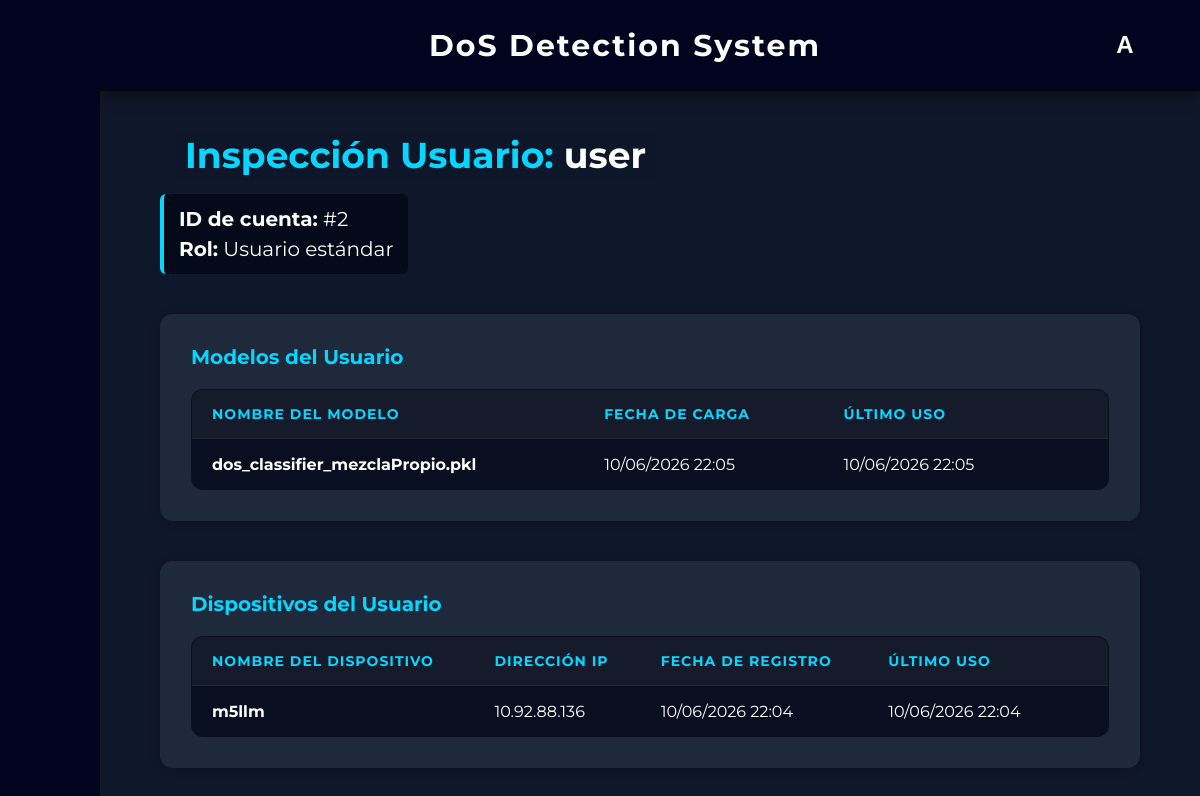
Page /admin/usuarios/ver/2 (signed in) on the committed database.
### app/models.py (models this page shows, shortened)
class User(db.Model):
    __tablename__ = 'usuarios'
    id = db.Column(db.Integer, primary_key=True)
    username = db.Column(db.String(50), unique=True, nullable=False)
    password_hash = db.Column(db.String(256), nullable=False)
    fecha_registro = db.Column(db.DateTime, default=lambda: datetime.now(pytz.timezone('Europe/Madrid')))
    is_admin = db.Column(db.Boolean, default=False)

class Modelo(db.Model):
    __tablename__ = 'modelos'
    id = db.Column(db.Integer, primary_key=True)
    nombre = db.Column(db.String(150), nullable=False)
    ruta_archivo = db.Column(db.String(255), nullable=False)
    usuario_id = db.Column(db.Integer, db.ForeignKey('usuarios.id'), nullable=False)
    fecha_subida = db.Column(db.DateTime, default=lambda: datetime.now(pytz.timezone('Europe/Madrid')))
    fecha_ultimo_uso = db.Column(db.DateTime, default=lambda: datetime.now(pytz.timezone('Europe/Madrid')))
    usuario = db.relationship('User', backref=db.backref('modelos', cascade="all, delete-orphan", lazy=True))

class Dispositivo(db.Model):
    __tablename__ = 'dispositivos'
    id = db.Column(db.Integer, primary_key=True)
    nombre = db.Column(db.String(150), nullable=False)
    ip = db.Column(db.String(50), nullable=False)
    usuario_id = db.Column(db.Integer, db.ForeignKey('usuarios.id'), nullable=False)
    fecha_registro = db.Column(db.DateTime, default=lambda: datetime.now(pytz.timezone('Europe/Madrid')))
    fecha_ultimo_uso = db.Column(db.DateTime, default=lambda: datetime.now(pytz.timezone('Europe/Madrid')))
    usuario = db.relationship('User', backref=db.backref('dispositivos', cascade="all, delete-orphan", lazy=True))

### app/routes/pages/admin.py (the view)
@admin_bp.route("/admin/usuarios/ver/<int:user_id>")
@admin_required
def ver_detalles(user_id: int):
    usuario = User.query.get_or_404(user_id)
    return render_template("admin_ver_usuario.html", usuario=usuario)

### app/routes/pages/admin.py (called while the page is built)
def admin_required(f):
    @wraps(f)
    def decorated_function(*args, **kwargs):
        if not session.get('is_admin'):
            flash("Acceso denegado. Se requieren permisos de administrador.", "error")
            return redirect(url_for('dashboard.dashboard'))
        return f(*args, **kwargs)
    return decorated_function

### app/templates/admin_ver_usuario.html (shortened to what this page needs)
{% extends "base.html" %}
{% block content %}
<div style="padding: 40px 60px; max-width: 1200px; margin: 0 auto;">
    <div style="margin-bottom: 40px;">
        <div style="display: flex; align-items: center; gap: 15px;">
            <h2 style="color: #08d6fe; background-color: #0f172ad3; margin: 0; font-size: 36px; padding: 2px 10px; border-radius: 6px;">
                Inspección Usuario: <span style="color: white;">{{ usuario.username }}</span>
            </h2>
        </div>
        <div style="margin-top: 15px; padding: 10px 15px; background: rgba(2, 6, 23, 0.726); border-left: 4px solid #08d6fe; border-radius: 6px; display: inline-flex; align-items: center; gap: 15px;">
            <p style="color: white; font-size: 20px; margin: 0; line-height: 1.5;">
                <strong>ID de cuenta:</strong> #{{ usuario.id }} <br>
                <strong>Rol:</strong> {% if usuario.is_admin %}<span style="color:#ef4444; font-weight:bold;">Administrador</span>{% else %}Usuario estándar{% endif %}
            </p>
        </div>
    </div>
    <div class="card" style="padding: 30px; margin-bottom: 40px;">
        <h3 style="color: #08d6fe; margin-bottom: 20px; font-size: 20px;"> Modelos del Usuario</h3>
        <table class="glass-table">
            <thead>
                <tr>
                    <th>Nombre del Modelo</th>
                    <th>Fecha de Carga</th>
                    <th>Último Uso</th>
                    <th style="text-align: center;"> </th>
                </tr>
            </thead>
            <tbody>
                {% for modelo in usuario.modelos %}
                <tr>
                    <td style="font-weight: bold; color: white;">{{ modelo.nombre }}</td>
                    <td>{{ modelo.fecha_subida.strftime('%d/%m/%Y %H:%M') if modelo.fecha_subida else '---' }}</td>
                    <td>{{ modelo.fecha_ultimo_uso.strftime('%d/%m/%Y %H:%M') if modelo.fecha_ultimo_uso else '---' }}</td>
                    <td style="text-align: center;">
                        <form action="{{ url_for('admin.delete_model_admin', model_id=modelo.id) }}" method="POST"
                              onsubmit="confirmAction(event, this, '¿Eliminar este modelo del inventario del usuario? Esta acción es irreversible.');">
                            <button type="submit" class="delete-btn" title="Forzar eliminación de modelo">
                            </button>
                        </form>
                    </td>
                </tr>
                {% else %}
                <tr>
                    <td colspan="4" style="text-align: center; padding: 20px; opacity: 0.6;">Este usuario no ha subido ningún modelo.</td>
                </tr>
                {% endfor %}
            </tbody>
        </table>
    </div>
    <div class="card" style="padding: 30px;">
        <h3 style="color: #08d6fe; margin-bottom: 20px; font-size: 20px;"> Dispositivos del Usuario</h3>
        <table class="glass-table">
            <thead>
                <tr>
                    <th>Nombre del Dispositivo</th>
                    <th>Dirección IP</th>
                    <th>Fecha de Registro</th>
                    <th>Último Uso</th>
                    <th style="text-align: center;"> </th>
                </tr>
            </thead>
            <tbody>
                {% for dispositivo in usuario.dispositivos %}
                <tr>
                    <td style="font-weight: bold; color: white;">{{ dispositivo.nombre }}</td>
                    <td style="color: white;">{{ dispositivo.ip }}</td>
                    <td>{{ dispositivo.fecha_registro.strftime('%d/%m/%Y %H:%M') if dispositivo.fecha_registro else '---' }}</td>
                    <td>{{ dispositivo.fecha_ultimo_uso.strftime('%d/%m/%Y %H:%M') if dispositivo.fecha_ultimo_uso else '---' }}</td>
                    <td style="text-align: center;">
                        <form action="{{ url_for('admin.delete_device_admin', device_id=dispositivo.id) }}" method="POST"
                              onsubmit="confirmAction(event, this, '¿Desvincular este dispositivo de la cuenta del usuario?');">
                            <button type="submit" class="delete-btn" title="Forzar eliminación de dispositivo">
                            </button>
                        </form>
                    </td>
                </tr>
                {% else %}
                <tr>
                    <td colspan="5" style="text-align: center; padding: 20px; opacity: 0.6;">Este usuario no tiene ningún dispositivo M5Stack registrado.</td>
                </tr>
                {% endfor %}
            </tbody>
        </table>
    </div>
</div>
{% endblock %}

### app/static/css/style.css (style rules this page uses)
* { margin: 0; padding: 0; box-sizing: border-box; }
body { font-family: 'Montserrat'; background-color: #0f172a; color: #e5e7eb; }
button { background-color: #013d76; color: white; border: none; padding: 10px 15px; border-radius: 8px; cursor: pointer; margin-right: 10px; font-weight: bold; }
.card { background-color: #1e293b; padding: 20px; border-radius: 12px; margin-bottom: 20px; border: 1px solid #1f2937; box-shadow: 0 0 10px rgba(0,0,0,0.3); }
.body-home { background-image: url('../img/fondo.png'); background-size: cover; background-position: center; background-repeat: no-repeat; background-attachment: fixed; margin: 0; height: 100vh; }
.glass-table { width: 100%; border-collapse: collapse; background-color: rgba(2, 6, 23, 0.726); border: 1px solid rgba(255, 255, 255, 0.1); border-radius: 12px; overflow: hidden; color: white; }
.glass-table th, .glass-table td { padding: 15px 20px; text-align: left; border-bottom: 1px solid rgba(255, 255, 255, 0.05); }
.glass-table th { background-color: rgba(255, 255, 255, 0.05); font-weight: bold; color: #08d6fe; text-transform: uppercase; font-size: 14px; letter-spacing: 1px; }
.delete-btn { background: transparent; border: none; color: #94a3b8; font-size: 18px; cursor: pointer; transition: all 0.2s ease; padding: 5px; margin: 0; }

### rows in the picture
User: username "user", id "2"
Modelo: nombre "dos_classifier_mezclaPropio.pkl", fecha_subida "10/06/2026 22:05", fecha_ultimo_uso "10/06/2026 22:05"
Dispositivo: nombre "m5llm", ip "10.92.88.136", fecha_registro "10/06/2026 22:04", fecha_ultimo_uso "10/06/2026 22:04"

### other values in the picture
{{ session.get('username')[0] | upper }} "A"
